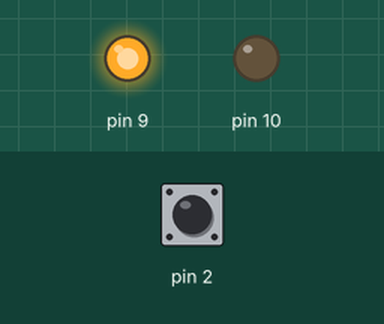
A sketch run on a simulated Arduino Uno, built with avr-gcc and run on an emulated ATmega328P. Shown: output pins drawn as LEDs (lit = HIGH). Dashed ring = blinking. The test bench sets the inputs (shaded band); at power-on: pin 2 HIGH.

Above: at 1.2 s.
1.3 s: pin 2 pulled LOW for 1 s
At 3.2 s:
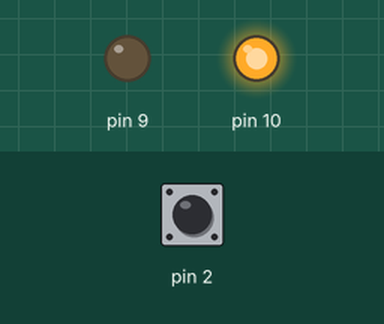
4.0 s: pin 2 pulled LOW for 0.15 s
At 4.6 s:
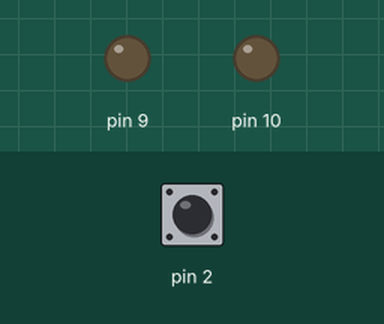
5.8 s: pin 2 pulled LOW for 3.2 s
At 9.4 s:
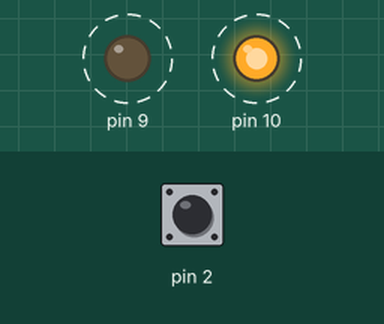
Timing chart, 0 to 10.9 s (numbered marks = the images above; inputs shaded):
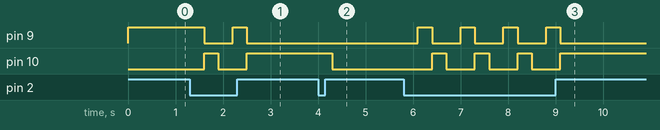

Measured:
- after the input at 1.3 s, pin 9: HIGH → LOW after 0.30 s, → HIGH 0.60 s later, → LOW 0.30 s later; pin 10: LOW → HIGH after 0.30 s, → LOW 0.30 s later, → HIGH 0.60 s later
- after the input at 4.0 s, pin 10: HIGH → LOW after 0.30 s
- after the input at 5.8 s, pin 9: alternates HIGH for 0.30 s and LOW for 0.60 s, 8 changes in all, then stays LOW, starting after 0.30 s; pin 10: alternates HIGH for 0.30 s and LOW for 0.60 s, 7 changes in all, then stays HIGH, starting after 0.60 s

The sketch:

A03_stati_led.ino
```cpp
int stato = 0;

void setup() {
  pinMode(2, INPUT_PULLUP);
  pinMode(9, OUTPUT);
  pinMode(10, OUTPUT);
}

void loop() {
  switch(stato){
    case 0:
      stato_0();
      break;
    case 1:
      stato_1();
      break;
    case 2:
      stato_2();
      break;
  }
}

void stato_0(){
  //loop per lo stato 0
  digitalWrite(9, HIGH);
  digitalWrite(10, LOW);
  if (!digitalRead(2)){
    stato = 1;
    delay(300);
  }
}

void stato_1(){
  //loop per lo stato 1
  digitalWrite(9, LOW);
  digitalWrite(10, HIGH);
  if (!digitalRead(2)){
    stato = 2;
    delay(300);
  }
}

void stato_2(){
  //loop per lo stato 2
  digitalWrite(9, LOW);
  digitalWrite(10, LOW);
  if (!digitalRead(2)){
    stato = 0;
    delay(300);
  }
}
```
